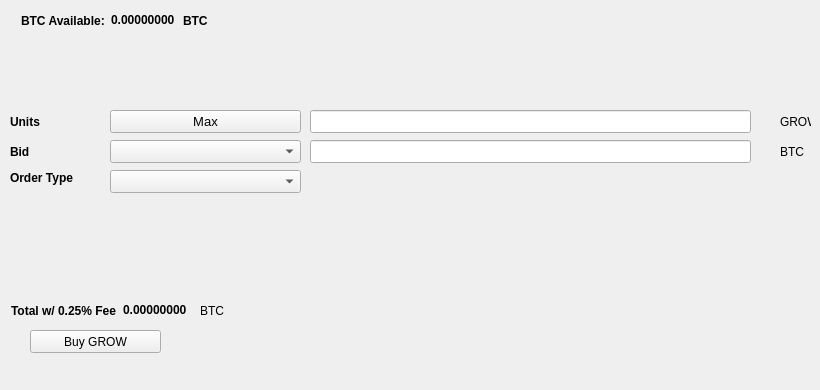
   <widget class="QWidget" name="BuyTab">
    <attribute name="title">
     <string>Buy</string>
    </attribute>
    <widget class="QPushButton" name="BuyPIV">
     <property name="geometry">
      <rect>
       <x>30</x>
       <y>330</y>
       <width>131</width>
       <height>23</height>
      </rect>
     </property>
     <property name="text">
      <string>Buy GROW</string>
     </property>
     <property name="icon">
      <iconset resource="../bitcoin.qrc">
       <normaloff>:/icons/bitcoin</normaloff>:/icons/bitcoin</iconset>
     </property>
    </widget>
    <widget class="QLabel" name="label_3">
     <property name="geometry">
      <rect>
       <x>10</x>
       <y>110</y>
       <width>46</width>
       <height>23</height>
      </rect>
     </property>
     <property name="font">
      <font>
       <weight>75</weight>
       <bold>true</bold>
      </font>
     </property>
     <property name="text">
      <string>Units</string>
     </property>
    </widget>
    <widget class="QLineEdit" name="UnitsInput">
     <property name="geometry">
      <rect>
       <x>310</x>
       <y>110</y>
       <width>441</width>
       <height>23</height>
      </rect>
     </property>
     <property name="font">
      <font>
       <pointsize>9</pointsize>
       <weight>75</weight>
       <bold>true</bold>
      </font>
     </property>
    </widget>
    <widget class="QLineEdit" name="BuyBidPriceEdit">
     <property name="geometry">
      <rect>
       <x>310</x>
       <y>140</y>
       <width>441</width>
       <height>23</height>
      </rect>
     </property>
     <property name="font">
      <font>
       <pointsize>9</pointsize>
       <weight>75</weight>
       <bold>true</bold>
      </font>
     </property>
    </widget>
    <widget class="QLabel" name="label_4">
     <property name="geometry">
      <rect>
       <x>780</x>
       <y>110</y>
       <width>31</width>
       <height>23</height>
      </rect>
     </property>
     <property name="text">
      <string>GROW</string>
     </property>
    </widget>
    <widget class="QLabel" name="label_5">
     <property name="geometry">
      <rect>
       <x>780</x>
       <y>140</y>
       <width>31</width>
       <height>23</height>
      </rect>
     </property>
     <property name="text">
      <string>BTC</string>
     </property>
    </widget>
    <widget class="QLabel" name="label_6">
     <property name="geometry">
      <rect>
       <x>10</x>
       <y>140</y>
       <width>46</width>
       <height>23</height>
      </rect>
     </property>
     <property name="font">
      <font>
       <weight>75</weight>
       <bold>true</bold>
      </font>
     </property>
     <property name="text">
      <string>Bid</string>
     </property>
    </widget>
    <widget class="QLabel" name="label_7">
     <property name="geometry">
      <rect>
       <x>10</x>
       <y>170</y>
       <width>91</width>
       <height>16</height>
      </rect>
     </property>
     <property name="font">
      <font>
       <weight>75</weight>
       <bold>true</bold>
      </font>
     </property>
     <property name="text">
      <string>Order Type</string>
     </property>
    </widget>
    <widget class="QPushButton" name="Buy_Max_Amount">
     <property name="geometry">
      <rect>
       <x>110</x>
       <y>110</y>
       <width>191</width>
       <height>23</height>
      </rect>
     </property>
     <property name="font">
      <font>
       <pointsize>10</pointsize>
      </font>
     </property>
     <property name="text">
      <string>Max</string>
     </property>
    </widget>
    <widget class="QComboBox" name="BuyBidcomboBox">
     <property name="geometry">
      <rect>
       <x>110</x>
       <y>140</y>
       <width>191</width>
       <height>23</height>
      </rect>
     </property>
     <property name="font">
      <font>
       <pointsize>10</pointsize>
      </font>
     </property>
    </widget>
    <widget class="QComboBox" name="buyOrdertypeCombo">
     <property name="geometry">
      <rect>
       <x>110</x>
       <y>170</y>
       <width>191</width>
       <height>23</height>
      </rect>
     </property>
     <property name="font">
      <font>
       <pointsize>10</pointsize>
      </font>
     </property>
    </widget>
    <widget class="QWidget" name="layoutWidget1">
     <property name="geometry">
      <rect>
       <x>21</x>
       <y>11</y>
       <width>227</width>
       <height>19</height>
      </rect>
     </property>
     <layout class="QHBoxLayout" name="horizontalLayout_3">
      <item>
       <widget class="QLabel" name="label232">
        <property name="font">
         <font>
          <weight>75</weight>
          <bold>true</bold>
         </font>
        </property>
        <property name="text">
         <string>BTC Available:</string>
        </property>
       </widget>
      </item>
      <item>
       <widget class="QLabel" name="BtcAvailableLbl">
        <property name="palette">
         <palette>
          <active>
           <colorrole role="WindowText">
            <brush brushstyle="SolidPattern">
             <color alpha="255">
              <red>0</red>
              <green>0</green>
              <blue>0</blue>
             </color>
            </brush>
           </colorrole>
           <colorrole role="Button">
            <brush brushstyle="SolidPattern">
             <color alpha="255">
              <red>0</red>
              <green>170</green>
              <blue>0</blue>
             </color>
            </brush>
           </colorrole>
           <colorrole role="Light">
            <brush brushstyle="SolidPattern">
             <color alpha="255">
              <red>0</red>
              <green>255</green>
              <blue>0</blue>
             </color>
            </brush>
           </colorrole>
           <colorrole role="Midlight">
            <brush brushstyle="SolidPattern">
             <color alpha="255">
              <red>0</red>
              <green>212</green>
              <blue>0</blue>
             </color>
            </brush>
           </colorrole>
           <colorrole role="Dark">
            <brush brushstyle="SolidPattern">
             <color alpha="255">
              <red>0</red>
              <green>85</green>
              <blue>0</blue>
             </color>
            </brush>
           </colorrole>
           <colorrole role="Mid">
            <brush brushstyle="SolidPattern">
             <color alpha="255">
              <red>0</red>
              <green>113</green>
              <blue>0</blue>
             </color>
            </brush>
           </colorrole>
           <colorrole role="Text">
            <brush brushstyle="SolidPattern">
             <color alpha="255">
              <red>0</red>
              <green>170</green>
              <blue>0</blue>
             </color>
            </brush>
           </colorrole>
           <colorrole role="BrightText">
            <brush brushstyle="SolidPattern">
             <color alpha="255">
              <red>255</red>
              <green>255</green>
              <blue>255</blue>
             </color>
            </brush>
           </colorrole>
           <colorrole role="ButtonText">
            <brush brushstyle="SolidPattern">
             <color alpha="255">
              <red>0</red>
              <green>0</green>
              <blue>0</blue>
             </color>
            </brush>
           </colorrole>
           <colorrole role="Base">
            <brush brushstyle="SolidPattern">
             <color alpha="255">
              <red>255</red>
              <green>255</green>
              <blue>255</blue>
             </color>
            </brush>
           </colorrole>
           <colorrole role="Window">
            <brush brushstyle="SolidPattern">
             <color alpha="255">
              <red>0</red>
              <green>170</green>
              <blue>0</blue>
             </color>
            </brush>
           </colorrole>
           <colorrole role="Shadow">
            <brush brushstyle="SolidPattern">
             <color alpha="255">
              <red>0</red>
              <green>0</green>
              <blue>0</blue>
             </color>
            </brush>
           </colorrole>
           <colorrole role="AlternateBase">
            <brush brushstyle="SolidPattern">
             <color alpha="255">
              <red>127</red>
              <green>212</green>
              <blue>127</blue>
             </color>
            </brush>
           </colorrole>
           <colorrole role="ToolTipBase">
            <brush brushstyle="SolidPattern">
             <color alpha="255">
              <red>255</red>
              <green>255</green>
              <blue>220</blue>
             </color>
            </brush>
           </colorrole>
           <colorrole role="ToolTipText">
            <brush brushstyle="SolidPattern">
             <color alpha="255">
              <red>0</red>
              <green>0</green>
              <blue>0</blue>
             </color>
            </brush>
           </colorrole>
          </active>
          <inactive>
           <colorrole role="WindowText">
            <brush brushstyle="SolidPattern">
             <color alpha="255">
              <red>0</red>
              <green>0</green>
              <blue>0</blue>
             </color>
            </brush>
           </colorrole>
           <colorrole role="Button">
            <brush brushstyle="SolidPattern">
             <color alpha="255">
              <red>0</red>
              <green>170</green>
              <blue>0</blue>
             </color>
            </brush>
           </colorrole>
           <colorrole role="Light">
            <brush brushstyle="SolidPattern">
             <color alpha="255">
              <red>0</red>
              <green>255</green>
              <blue>0</blue>
             </color>
            </brush>
           </colorrole>
           <colorrole role="Midlight">
            <brush brushstyle="SolidPattern">
             <color alpha="255">
              <red>0</red>
              <green>212</green>
              <blue>0</blue>
             </color>
            </brush>
           </colorrole>
           <colorrole role="Dark">
            <brush brushstyle="SolidPattern">
             <color alpha="255">
              <red>0</red>
              <green>85</green>
              <blue>0</blue>
             </color>
            </brush>
           </colorrole>
           <colorrole role="Mid">
            <brush brushstyle="SolidPattern">
             <color alpha="255">
              <red>0</red>
              <green>113</green>
              <blue>0</blue>
             </color>
            </brush>
           </colorrole>
           <colorrole role="Text">
            <brush brushstyle="SolidPattern">
             <color alpha="255">
              <red>0</red>
              <green>170</green>
              <blue>0</blue>
             </color>
            </brush>
           </colorrole>
           <colorrole role="BrightText">
            <brush brushstyle="SolidPattern">
             <color alpha="255">
              <red>255</red>
              <green>255</green>
              <blue>255</blue>
             </color>
            </brush>
           </colorrole>
           <colorrole role="ButtonText">
            <brush brushstyle="SolidPattern">
             <color alpha="255">
              <red>0</red>
              <green>0</green>
              <blue>0</blue>
             </color>
            </brush>
           </colorrole>
           <colorrole role="Base">
            <brush brushstyle="SolidPattern">
             <color alpha="255">
              <red>255</red>
              <green>255</green>
              <blue>255</blue>
             </color>
            </brush>
           </colorrole>
           <colorrole role="Window">
            <brush brushstyle="SolidPattern">
             <color alpha="255">
              <red>0</red>
              <green>170</green>
              <blue>0</blue>
             </color>
            </brush>
           </colorrole>
           <colorrole role="Shadow">
            <brush brushstyle="SolidPattern">
             <color alpha="255">
              <red>0</red>
              <green>0</green>
              <blue>0</blue>
             </color>
            </brush>
           </colorrole>
           <colorrole role="AlternateBase">
            <brush brushstyle="SolidPattern">
             <color alpha="255">
              <red>127</red>
              <green>212</green>
              <blue>127</blue>
             </color>
            </brush>
           </colorrole>
           <colorrole role="ToolTipBase">
            <brush brushstyle="SolidPattern">
             <color alpha="255">
              <red>255</red>
              <green>255</green>
              <blue>220</blue>
             </color>
            </brush>
           </colorrole>
           <colorrole role="ToolTipText">
            <brush brushstyle="SolidPattern">
             <color alpha="255">
              <red>0</red>
              <green>0</green>
              <blue>0</blue>
             </color>
            </brush>
           </colorrole>
          </inactive>
          <disabled>
           <colorrole role="WindowText">
            <brush brushstyle="SolidPattern">
             <color alpha="255">
              <red>0</red>
              <green>85</green>
              <blue>0</blue>
             </color>
            </brush>
           </colorrole>
           <colorrole role="Button">
            <brush brushstyle="SolidPattern">
             <color alpha="255">
              <red>0</red>
              <green>170</green>
              <blue>0</blue>
             </color>
            </brush>
           </colorrole>
           <colorrole role="Light">
            <brush brushstyle="SolidPattern">
             <color alpha="255">
              <red>0</red>
              <green>255</green>
              <blue>0</blue>
             </color>
            </brush>
           </colorrole>
           <colorrole role="Midlight">
            <brush brushstyle="SolidPattern">
             <color alpha="255">
              <red>0</red>
              <green>212</green>
              <blue>0</blue>
             </color>
            </brush>
           </colorrole>
           <colorrole role="Dark">
            <brush brushstyle="SolidPattern">
             <color alpha="255">
              <red>0</red>
              <green>85</green>
              <blue>0</blue>
             </color>
            </brush>
           </colorrole>
           <colorrole role="Mid">
            <brush brushstyle="SolidPattern">
             <color alpha="255">
              <red>0</red>
              <green>113</green>
              <blue>0</blue>
             </color>
            </brush>
           </colorrole>
           <colorrole role="Text">
            <brush brushstyle="SolidPattern">
             <color alpha="255">
              <red>0</red>
              <green>85</green>
              <blue>0</blue>
             </color>
            </brush>
           </colorrole>
           <colorrole role="BrightText">
            <brush brushstyle="SolidPattern">
             <color alpha="255">
              <red>255</red>
              <green>255</green>
              <blue>255</blue>
             </color>
            </brush>
           </colorrole>
           <colorrole role="ButtonText">
            <brush brushstyle="SolidPattern">
             <color alpha="255">
              <red>0</red>
              <green>85</green>
              <blue>0</blue>
             </color>
            </brush>
           </colorrole>
           <colorrole role="Base">
            <brush brushstyle="SolidPattern">
             <color alpha="255">
              <red>0</red>
              <green>170</green>
              <blue>0</blue>
             </color>
            </brush>
           </colorrole>
           <colorrole role="Window">
            <brush brushstyle="SolidPattern">
             <color alpha="255">
              <red>0</red>
              <green>170</green>
              <blue>0</blue>
             </color>
            </brush>
           </colorrole>
           <colorrole role="Shadow">
            <brush brushstyle="SolidPattern">
             <color alpha="255">
              <red>0</red>
              <green>0</green>
              <blue>0</blue>
             </color>
            </brush>
           </colorrole>
           <colorrole role="AlternateBase">
            <brush brushstyle="SolidPattern">
             <color alpha="255">
              <red>0</red>
              <green>170</green>
              <blue>0</blue>
             </color>
            </brush>
           </colorrole>
           <colorrole role="ToolTipBase">
            <brush brushstyle="SolidPattern">
             <color alpha="255">
              <red>255</red>
              <green>255</green>
              <blue>220</blue>
             </color>
            </brush>
           </colorrole>
           <colorrole role="ToolTipText">
            <brush brushstyle="SolidPattern">
             <color alpha="255">
              <red>0</red>
              <green>0</green>
              <blue>0</blue>
             </color>
            </brush>
           </colorrole>
          </disabled>
         </palette>
        </property>
        <property name="font">
         <font>
          <weight>75</weight>
          <bold>true</bold>
         </font>
        </property>
        <property name="text">
         <string>0.00000000</string>
        </property>
        <property name="textInteractionFlags">
         <set>Qt::LinksAccessibleByMouse|Qt::TextSelectableByKeyboard|Qt::TextSelectableByMouse</set>
        </property>
       </widget>
      </item>
      <item>
       <widget class="QLabel" name="BtcAvailableLbl_2">
        <property name="font">
         <font>
          <weight>75</weight>
          <bold>true</bold>
         </font>
        </property>
        <property name="text">
         <string>BTC</string>
        </property>
       </widget>
      </item>
     </layout>
    </widget>
    <widget class="QWidget" name="layoutWidge2">
     <property name="geometry">
      <rect>
       <x>11</x>
       <y>301</y>
       <width>259</width>
       <height>19</height>
      </rect>
     </property>
     <layout class="QHBoxLayout" name="horizontalLayout_4">
      <item>
       <widget class="QLabel" name="label_9">
        <property name="font">
         <font>
          <weight>75</weight>
          <bold>true</bold>
         </font>
        </property>
        <property name="text">
         <string>Total w/ 0.25% Fee</string>
        </property>
       </widget>
      </item>
      <item>
       <widget class="QLabel" name="BuyCostLabel">
        <property name="palette">
         <palette>
          <active>
           <colorrole role="WindowText">
            <brush brushstyle="SolidPattern">
             <color alpha="255">
              <red>0</red>
              <green>0</green>
              <blue>0</blue>
             </color>
            </brush>
           </colorrole>
           <colorrole role="Button">
            <brush brushstyle="SolidPattern">
             <color alpha="255">
              <red>0</red>
              <green>170</green>
              <blue>0</blue>
             </color>
            </brush>
           </colorrole>
           <colorrole role="Light">
            <brush brushstyle="SolidPattern">
             <color alpha="255">
              <red>0</red>
              <green>255</green>
              <blue>0</blue>
             </color>
            </brush>
           </colorrole>
           <colorrole role="Midlight">
            <brush brushstyle="SolidPattern">
             <color alpha="255">
              <red>0</red>
              <green>212</green>
              <blue>0</blue>
             </color>
            </brush>
           </colorrole>
           <colorrole role="Dark">
            <brush brushstyle="SolidPattern">
             <color alpha="255">
              <red>0</red>
              <green>85</green>
              <blue>0</blue>
             </color>
            </brush>
           </colorrole>
           <colorrole role="Mid">
            <brush brushstyle="SolidPattern">
             <color alpha="255">
              <red>0</red>
              <green>113</green>
              <blue>0</blue>
             </color>
            </brush>
           </colorrole>
           <colorrole role="Text">
            <brush brushstyle="SolidPattern">
             <color alpha="255">
              <red>0</red>
              <green>170</green>
              <blue>0</blue>
             </color>
            </brush>
           </colorrole>
           <colorrole role="BrightText">
            <brush brushstyle="SolidPattern">
             <color alpha="255">
              <red>255</red>
              <green>255</green>
              <blue>255</blue>
             </color>
            </brush>
           </colorrole>
           <colorrole role="ButtonText">
            <brush brushstyle="SolidPattern">
             <color alpha="255">
              <red>0</red>
              <green>0</green>
              <blue>0</blue>
             </color>
            </brush>
           </colorrole>
           <colorrole role="Base">
            <brush brushstyle="SolidPattern">
             <color alpha="255">
              <red>255</red>
              <green>255</green>
              <blue>255</blue>
             </color>
            </brush>
           </colorrole>
           <colorrole role="Window">
            <brush brushstyle="SolidPattern">
             <color alpha="255">
              <red>0</red>
              <green>170</green>
              <blue>0</blue>
             </color>
            </brush>
           </colorrole>
           <colorrole role="Shadow">
            <brush brushstyle="SolidPattern">
             <color alpha="255">
              <red>0</red>
              <green>0</green>
              <blue>0</blue>
             </color>
            </brush>
           </colorrole>
           <colorrole role="AlternateBase">
            <brush brushstyle="SolidPattern">
             <color alpha="255">
              <red>127</red>
              <green>212</green>
              <blue>127</blue>
             </color>
            </brush>
           </colorrole>
           <colorrole role="ToolTipBase">
            <brush brushstyle="SolidPattern">
             <color alpha="255">
              <red>255</red>
              <green>255</green>
              <blue>220</blue>
             </color>
            </brush>
           </colorrole>
           <colorrole role="ToolTipText">
            <brush brushstyle="SolidPattern">
             <color alpha="255">
              <red>0</red>
              <green>0</green>
              <blue>0</blue>
             </color>
            </brush>
           </colorrole>
          </active>
          <inactive>
           <colorrole role="WindowText">
            <brush brushstyle="SolidPattern">
             <color alpha="255">
              <red>0</red>
              <green>0</green>
              <blue>0</blue>
             </color>
            </brush>
           </colorrole>
           <colorrole role="Button">
            <brush brushstyle="SolidPattern">
             <color alpha="255">
              <red>0</red>
              <green>170</green>
              <blue>0</blue>
             </color>
            </brush>
           </colorrole>
           <colorrole role="Light">
            <brush brushstyle="SolidPattern">
             <color alpha="255">
              <red>0</red>
              <green>255</green>
              <blue>0</blue>
             </color>
            </brush>
           </colorrole>
           <colorrole role="Midlight">
            <brush brushstyle="SolidPattern">
             <color alpha="255">
              <red>0</red>
              <green>212</green>
              <blue>0</blue>
             </color>
            </brush>
           </colorrole>
           <colorrole role="Dark">
            <brush brushstyle="SolidPattern">
             <color alpha="255">
              <red>0</red>
              <green>85</green>
              <blue>0</blue>
             </color>
            </brush>
           </colorrole>
           <colorrole role="Mid">
            <brush brushstyle="SolidPattern">
             <color alpha="255">
              <red>0</red>
              <green>113</green>
              <blue>0</blue>
             </color>
            </brush>
           </colorrole>
           <colorrole role="Text">
            <brush brushstyle="SolidPattern">
             <color alpha="255">
              <red>0</red>
              <green>170</green>
              <blue>0</blue>
             </color>
            </brush>
           </colorrole>
           <colorrole role="BrightText">
            <brush brushstyle="SolidPattern">
             <color alpha="255">
              <red>255</red>
              <green>255</green>
              <blue>255</blue>
             </color>
            </brush>
           </colorrole>
           <colorrole role="ButtonText">
            <brush brushstyle="SolidPattern">
             <color alpha="255">
              <red>0</red>
              <green>0</green>
              <blue>0</blue>
             </color>
            </brush>
           </colorrole>
           <colorrole role="Base">
            <brush brushstyle="SolidPattern">
             <color alpha="255">
              <red>255</red>
              <green>255</green>
              <blue>255</blue>
             </color>
            </brush>
           </colorrole>
           <colorrole role="Window">
            <brush brushstyle="SolidPattern">
             <color alpha="255">
              <red>0</red>
              <green>170</green>
              <blue>0</blue>
             </color>
            </brush>
           </colorrole>
           <colorrole role="Shadow">
            <brush brushstyle="SolidPattern">
             <color alpha="255">
              <red>0</red>
              <green>0</green>
              <blue>0</blue>
             </color>
            </brush>
           </colorrole>
           <colorrole role="AlternateBase">
            <brush brushstyle="SolidPattern">
             <color alpha="255">
              <red>127</red>
              <green>212</green>
              <blue>127</blue>
             </color>
            </brush>
           </colorrole>
           <colorrole role="ToolTipBase">
            <brush brushstyle="SolidPattern">
             <color alpha="255">
              <red>255</red>
              <green>255</green>
              <blue>220</blue>
             </color>
            </brush>
           </colorrole>
           <colorrole role="ToolTipText">
            <brush brushstyle="SolidPattern">
             <color alpha="255">
              <red>0</red>
              <green>0</green>
              <blue>0</blue>
             </color>
            </brush>
           </colorrole>
          </inactive>
          <disabled>
           <colorrole role="WindowText">
            <brush brushstyle="SolidPattern">
             <color alpha="255">
              <red>0</red>
              <green>85</green>
              <blue>0</blue>
             </color>
            </brush>
           </colorrole>
           <colorrole role="Button">
            <brush brushstyle="SolidPattern">
             <color alpha="255">
              <red>0</red>
              <green>170</green>
              <blue>0</blue>
             </color>
            </brush>
           </colorrole>
           <colorrole role="Light">
            <brush brushstyle="SolidPattern">
             <color alpha="255">
              <red>0</red>
              <green>255</green>
              <blue>0</blue>
             </color>
            </brush>
           </colorrole>
           <colorrole role="Midlight">
            <brush brushstyle="SolidPattern">
             <color alpha="255">
              <red>0</red>
              <green>212</green>
              <blue>0</blue>
             </color>
            </brush>
           </colorrole>
           <colorrole role="Dark">
            <brush brushstyle="SolidPattern">
             <color alpha="255">
              <red>0</red>
              <green>85</green>
              <blue>0</blue>
             </color>
            </brush>
           </colorrole>
           <colorrole role="Mid">
            <brush brushstyle="SolidPattern">
             <color alpha="255">
              <red>0</red>
              <green>113</green>
              <blue>0</blue>
             </color>
            </brush>
           </colorrole>
           <colorrole role="Text">
            <brush brushstyle="SolidPattern">
             <color alpha="255">
              <red>0</red>
              <green>85</green>
              <blue>0</blue>
             </color>
            </brush>
           </colorrole>
           <colorrole role="BrightText">
            <brush brushstyle="SolidPattern">
             <color alpha="255">
              <red>255</red>
              <green>255</green>
              <blue>255</blue>
             </color>
            </brush>
           </colorrole>
           <colorrole role="ButtonText">
            <brush brushstyle="SolidPattern">
             <color alpha="255">
              <red>0</red>
              <green>85</green>
              <blue>0</blue>
             </color>
            </brush>
           </colorrole>
           <colorrole role="Base">
            <brush brushstyle="SolidPattern">
             <color alpha="255">
              <red>0</red>
              <green>170</green>
              <blue>0</blue>
             </color>
            </brush>
           </colorrole>
           <colorrole role="Window">
            <brush brushstyle="SolidPattern">
             <color alpha="255">
              <red>0</red>
              <green>170</green>
              <blue>0</blue>
             </color>
            </brush>
           </colorrole>
           <colorrole role="Shadow">
            <brush brushstyle="SolidPattern">
             <color alpha="255">
              <red>0</red>
              <green>0</green>
              <blue>0</blue>
             </color>
            </brush>
           </colorrole>
           <colorrole role="AlternateBase">
            <brush brushstyle="SolidPattern">
             <color alpha="255">
              <red>0</red>
              <green>170</green>
              <blue>0</blue>
             </color>
            </brush>
           </colorrole>
           <colorrole role="ToolTipBase">
            <brush brushstyle="SolidPattern">
             <color alpha="255">
              <red>255</red>
              <green>255</green>
              <blue>220</blue>
             </color>
            </brush>
           </colorrole>
           <colorrole role="ToolTipText">
            <brush brushstyle="SolidPattern">
             <color alpha="255">
              <red>0</red>
              <green>0</green>
              <blue>0</blue>
             </color>
            </brush>
           </colorrole>
          </disabled>
         </palette>
        </property>
        <property name="font">
         <font>
          <weight>75</weight>
          <bold>true</bold>
         </font>
        </property>
        <property name="autoFillBackground">
         <bool>false</bool>
        </property>
        <property name="text">
         <string>0.00000000</string>
        </property>
        <property name="textInteractionFlags">
         <set>Qt::LinksAccessibleByMouse|Qt::TextSelectableByMouse</set>
        </property>
       </widget>
      </item>
      <item>
       <widget class="QLabel" name="label_10">
        <property name="font">
         <font>
          <weight>50</weight>
          <bold>false</bold>
         </font>
        </property>
        <property name="text">
         <string>BTC</string>
        </property>
       </widget>
      </item>
     </layout>
    </widget>
    <widget class="QLabel" name="label_24">
     <property name="geometry">
      <rect>
       <x>460</x>
       <y>300</y>
       <width>281</width>
       <height>81</height>
      </rect>
     </property>
     <property name="text">
      <string/>
     </property>
     <property name="pixmap">
      <pixmap>:/images/bittrex</pixmap>
     </property>
    </widget>
   </widget>
